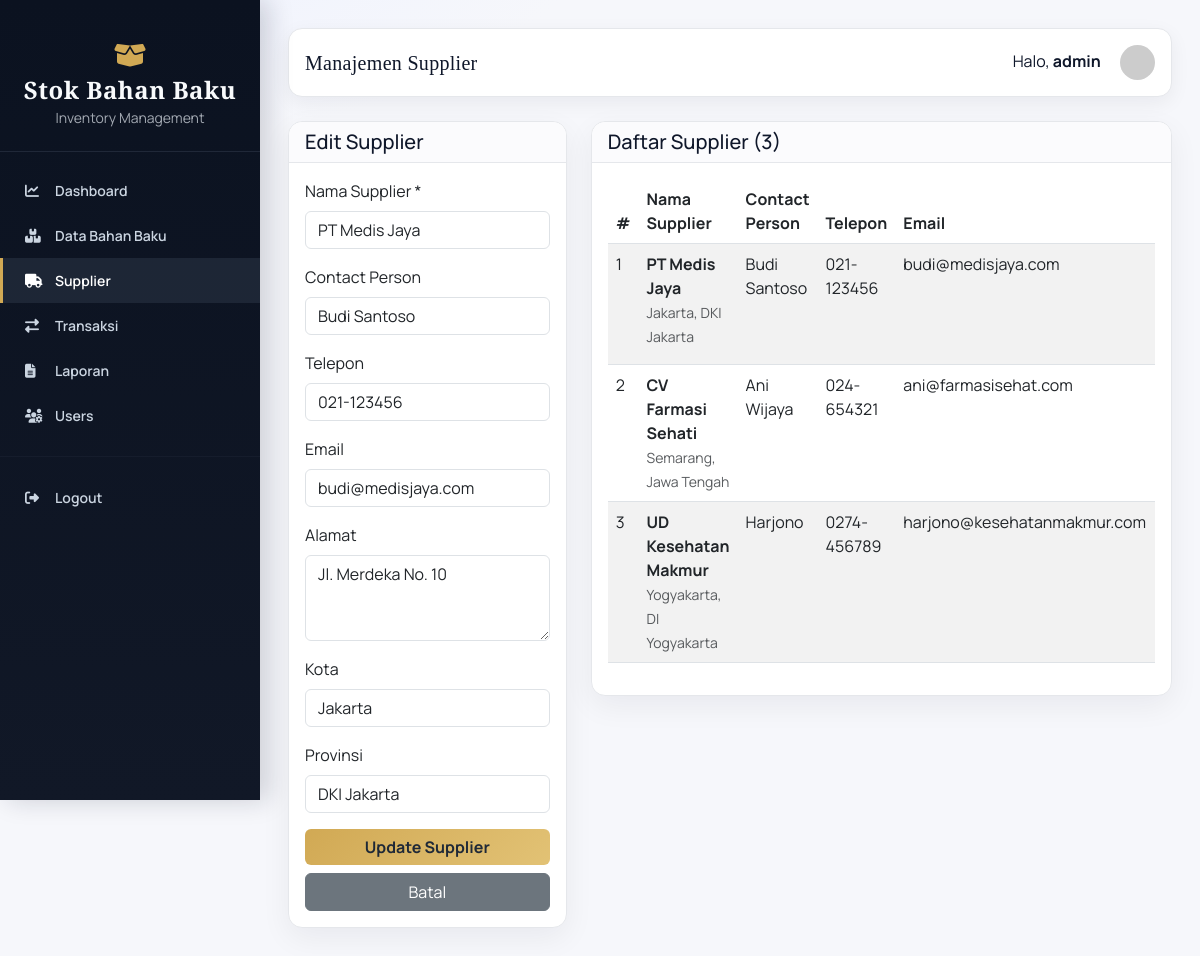
The app's page /pages/supplier.php?action=edit&id=1 (signed in) with its own data.
### tables this page shows
CREATE TABLE IF NOT EXISTS supplier (
    id INT PRIMARY KEY AUTO_INCREMENT,
    nama_supplier VARCHAR(100) NOT NULL,
    contact_person VARCHAR(100),
    telepon VARCHAR(15),
    email VARCHAR(100),
    alamat TEXT,
    kota VARCHAR(50),
    provinsi VARCHAR(50),
    created_at TIMESTAMP DEFAULT CURRENT_TIMESTAMP,
    updated_at TIMESTAMP DEFAULT CURRENT_TIMESTAMP ON UPDATE CURRENT_TIMESTAMP
);

### pages/supplier.php (the view, shortened to what this page needs)
<?php
include '../includes/header.php';
$action = $_POST['action'] ?? ($_GET['action'] ?? '');
$id = isset($_GET['id']) ? (int)$_GET['id'] : 0;
$edit_data = null;
if ($action == 'edit' && $id > 0) {
    $result = $conn->query("SELECT * FROM supplier WHERE id = $id");
    if ($result->num_rows > 0) {
        $edit_data = $result->fetch_assoc();
    }
}
$suppliers = $conn->query("SELECT * FROM supplier ORDER BY created_at DESC");
?>
<div class="row">
    <div class="col-md-4">
        <div class="card">
            <div class="card-header">
                <h5 class="mb-0">
                    <?php echo ($action == 'edit' && $edit_data) ? 'Edit Supplier' : 'Tambah Supplier Baru'; ?>
                </h5>
            </div>
            <div class="card-body">
                <form method="POST">
                    <div class="mb-3">
                        <label for="nama_supplier" class="form-label">Nama Supplier *</label>
                        <input type="text" class="form-control" id="nama_supplier" name="nama_supplier"
                               value="<?php echo $edit_data ? $edit_data['nama_supplier'] : ''; ?>" required>
                    </div>
                    <div class="mb-3">
                        <label for="contact_person" class="form-label">Contact Person</label>
                        <input type="text" class="form-control" id="contact_person" name="contact_person"
                               value="<?php echo $edit_data ? $edit_data['contact_person'] : ''; ?>">
                    </div>
                    <div class="mb-3">
                        <label for="telepon" class="form-label">Telepon</label>
                        <input type="tel" class="form-control" id="telepon" name="telepon"
                               value="<?php echo $edit_data ? $edit_data['telepon'] : ''; ?>">
                    </div>
                    <div class="mb-3">
                        <label for="email" class="form-label">Email</label>
                        <input type="email" class="form-control" id="email" name="email"
                               value="<?php echo $edit_data ? $edit_data['email'] : ''; ?>">
                    </div>
                    <div class="mb-3">
                        <label for="alamat" class="form-label">Alamat</label>
                        <textarea class="form-control" id="alamat" name="alamat" rows="3"><?php echo $edit_data ? $edit_data['alamat'] : ''; ?></textarea>
                    </div>
                    <div class="mb-3">
                        <label for="kota" class="form-label">Kota</label>
                        <input type="text" class="form-control" id="kota" name="kota"
                               value="<?php echo $edit_data ? $edit_data['kota'] : ''; ?>">
                    </div>
                    <div class="mb-3">
                        <label for="provinsi" class="form-label">Provinsi</label>
                        <input type="text" class="form-control" id="provinsi" name="provinsi"
                               value="<?php echo $edit_data ? $edit_data['provinsi'] : ''; ?>">
                    </div>
                    <button type="submit" class="btn btn-primary w-100">
                        <?php echo ($action == 'edit' && $edit_data) ? 'Update Supplier' : 'Simpan Supplier'; ?>
                    </button>
                    <?php if ($action == 'edit' && $edit_data): ?>
                        <a href="supplier.php" class="btn btn-secondary w-100 mt-2">Batal</a>
                    <?php endif; ?>
                </form>
            </div>
        </div>
    </div>
    <div class="col-md-8">
        <div class="card">
            <div class="card-header">
                <h5 class="mb-0">Daftar Supplier (<?php echo $suppliers->num_rows; ?>)</h5>
            </div>
            <div class="card-body">
                <?php if ($suppliers->num_rows > 0): ?>
                    <div class="table-responsive">
                        <table class="table table-striped table-hover">
                            <thead>
                                <tr>
                                    <th>#</th>
                                    <th>Nama Supplier</th>
                                    <th>Contact Person</th>
                                    <th>Telepon</th>
                                    <th>Email</th>
                                </tr>
                            </thead>
                            <tbody>
                                <?php
                                $no = 1;
                                $suppliers->data_seek(0);
                                while ($row = $suppliers->fetch_assoc()):
                                ?>
                                    <tr>
                                        <td><?php echo $no++; ?></td>
                                        <td>
                                            <strong><?php echo $row['nama_supplier']; ?></strong>
                                            <br>
                                            <small class="text-muted"><?php echo $row['kota'] . ', ' . $row['provinsi']; ?></small>
                                        </td>
                                        <td><?php echo $row['contact_person']; ?></td>
                                        <td><?php echo $row['telepon']; ?></td>
                                        <td><?php echo $row['email']; ?></td>
                                    </tr>
                                <?php endwhile; ?>
                            </tbody>
                        </table>
                    </div>
                <?php else: ?>
                    <p class="text-center text-muted">Tidak ada data supplier</p>
                <?php endif; ?>
            </div>
        </div>
    </div>
</div>
<?php include '../includes/footer.php'; ?>

### includes/header.php (style rules this page uses)
:root { --bg: #f6f7fb; --ink: #0f172a; --muted: #6b7280; --sidebar: #0b1220; --sidebar-2: #111827; --accent: #d1a954; --accent-2: #4f46e5; --card: #ffffff; --border: #e5e7eb; }
body { background: radial-gradient(1200px 600px at 10% -10%, #eef2ff 0, #f6f7fb 40%, #f6f7fb 100%); color: var(--ink); font-family: "Manrope", sans-serif; }
.card { background: var(--card); border: 1px solid var(--border); border-radius: 14px; box-shadow: 0 10px 30px rgba(15, 23, 42, 0.06); margin-bottom: 22px; }
.card-header { background: #fbfbfd; color: var(--ink); border-radius: 14px 14px 0 0 !important; border: none; border-bottom: 1px solid var(--border); font-weight: 700; }
.btn-primary { background: linear-gradient(135deg, var(--accent) 0%, #e2c275 100%); border: none; color: #1f2937; font-weight: 700; }
.table thead { background-color: #f3f4f6; }

### records on screen
supplier: nama_supplier "PT Medis Jaya", contact_person "Budi Santoso", telepon "021-123456", email "budi@medisjaya.com", alamat "Jl. Merdeka No. 10", kota "Jakarta", provinsi "DKI Jakarta"
supplier: nama_supplier "CV Farmasi Sehati", kota "Semarang", provinsi "Jawa Tengah", contact_person "Ani Wijaya", telepon "024-654321", email "ani@farmasisehat.com"
supplier: nama_supplier "UD Kesehatan Makmur", kota "Yogyakarta", provinsi "DI Yogyakarta", contact_person "Harjono", telepon "0274-456789", email "harjono@kesehatanmakmur.com"

### other values on screen
$page_title "Manajemen Supplier"
$_SESSION['username'] "admin"
$suppliers->num_rows "3"
